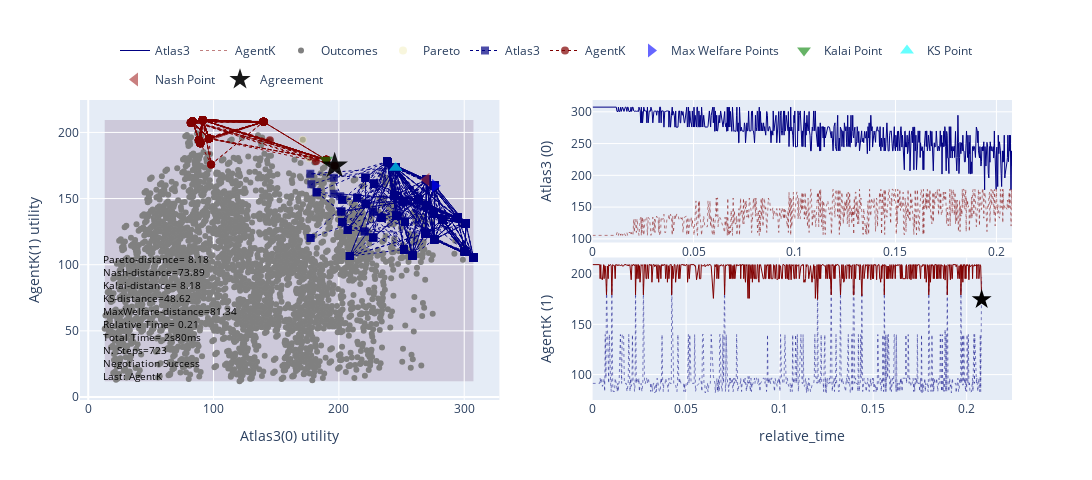

This figure's notebook cell:
### Markdown cell above
As you can see, there is no difference between using a native NegMAS negotiator and a Genius Negotiator except in where you import it from. For NegMAS SAO negotiators, you use `negmas.sao.negotiators` and for genius negotiators you use `negmas.genius.gnegotiators`. Everything else is the same.

You can even run a negotiation between two Genius negotiators directly:

### Code cell
from negmas.genius.gnegotiators import Atlas3, AgentK

session = scenario.make_session(time_limit=10)
session.add(Atlas3(preferences=scenario.ufuns[0], name="Atlas3"))
session.add(AgentK(preferences=scenario.ufuns[1], name="AgentK"))
session.run()
session.plot()

### Figure 1 — Plotly figure (JSON) as saved in the notebook; plotly's stock layout.template omitted (floating-point values rounded to 4 significant figures; data arrays with more than 128 entries replaced by an {"elided": "..."} marker saying what was removed)
{"data": [{"legendgroup": "group_0", "line": {"color": "rgb(0, 0, 131)", "dash": "solid", "width": 1}, "marker": {"color": {"elided": "722 str values"}, "size": 6, "symbol": "square"}, "mode": "lines", "name": "Atlas3", "showlegend": true, "type": "scatter", "x": {"elided": "722 float values"}, "xaxis": "x2", "y": {"elided": "722 float values"}, "yaxis": "y2"}, {"legendgroup": "group_1", "line": {"color": "rgb(128, 0, 0)", "dash": "dot", "width": 0.5}, "marker": {"color": {"elided": "722 str values"}, "size": 6, "symbol": "circle"}, "mode": "lines", "name": "AgentK", "showlegend": true, "type": "scatter", "x": {"elided": "722 float values"}, "xaxis": "x2", "y": {"elided": "722 float values"}, "yaxis": "y2"}, {"legendgroup": "group_0", "line": {"color": "rgb(0, 0, 131)", "dash": "dot", "width": 0.5}, "marker": {"color": {"elided": "722 str values"}, "size": 6, "symbol": "square"}, "mode": "lines", "name": "Atlas3", "showlegend": false, "type": "scatter", "x": {"elided": "722 float values"}, "xaxis": "x3", "y": {"elided": "722 float values"}, "yaxis": "y3"}, {"legendgroup": "group_1", "line": {"color": "rgb(128, 0, 0)", "dash": "solid", "width": 1}, "marker": {"color": {"elided": "722 str values"}, "size": 6, "symbol": "circle"}, "mode": "lines", "name": "AgentK", "showlegend": false, "type": "scatter", "x": {"elided": "722 float values"}, "xaxis": "x3", "y": {"elided": "722 float values"}, "yaxis": "y3"}, {"marker": {"color": "black", "size": 15, "symbol": "star"}, "mode": "markers", "showlegend": false, "type": "scatter", "x": [0.208], "xaxis": "x3", "y": [174.8], "yaxis": "y3"}, {"marker": {"color": "gray", "size": 6, "symbol": "circle"}, "mode": "markers", "name": "Outcomes", "showlegend": true, "type": "scatter", "x": {"elided": "3600 float values"}, "xaxis": "x", "y": {"elided": "3600 float values"}, "yaxis": "y"}, {"marker": {"color": "rgb(238,232,170)", "opacity": 0.4, "size": 8, "symbol": "circle"}, "mode": "markers", "name": "Pareto", "showlegend": true, "type": "scatter", "x": [276.6, 269.8, 301.4, 294.6, 245.3, 238.4, 307.4, 189.8, 171.2, 176.3, 139.9, 91.25], "xaxis": "x", "y": [159.8, 164.3, 131.2, 135.7, 173.4, 177.9, 105.5, 179.3, 194.4, 180.4, 208, 209.4], "yaxis": "y"}, {"line": {"color": "rgb(0, 0, 131)", "dash": "dot", "width": 1}, "marker": {"color": {"elided": "722 str values"}, "size": 8, "symbol": "square"}, "mode": "lines+markers", "name": "Atlas3", "showlegend": true, "type": "scatter", "x": {"elided": "722 float values"}, "xaxis": "x", "y": {"elided": "722 float values"}, "yaxis": "y"}, {"line": {"color": "rgb(128, 0, 0)", "dash": "dot", "width": 1}, "marker": {"color": {"elided": "722 str values"}, "size": 8, "symbol": "circle"}, "mode": "lines+markers", "name": "AgentK", "showlegend": true, "type": "scatter", "x": {"elided": "722 float values"}, "xaxis": "x", "y": {"elided": "722 float values"}, "yaxis": "y"}, {"marker": {"color": "blue", "opacity": 0.6, "size": 12, "symbol": "triangle-right"}, "mode": "markers", "name": "Max Welfare Points", "showlegend": true, "textposition": "top right", "type": "scatter", "x": [276.6], "xaxis": "x", "y": [159.8], "yaxis": "y"}, {"marker": {"color": "green", "opacity": 0.6, "size": 12, "symbol": "triangle-down"}, "mode": "markers", "name": "Kalai Point", "showlegend": true, "textposition": "top right", "type": "scatter", "x": [189.8], "xaxis": "x", "y": [179.3], "yaxis": "y"}, {"marker": {"color": "cyan", "opacity": 0.6, "size": 12, "symbol": "triangle-up"}, "mode": "markers", "name": "KS Point", "showlegend": true, "textposition": "top right", "type": "scatter", "x": [245.3], "xaxis": "x", "y": [173.4], "yaxis": "y"}, {"marker": {"color": "brown", "opacity": 0.6, "size": 12, "symbol": "triangle-left"}, "mode": "markers", "name": "Nash Point", "showlegend": true, "textposition": "top right", "type": "scatter", "x": [269.8], "xaxis": "x", "y": [164.3], "yaxis": "y"}, {"marker": {"color": "black", "opacity": 0.9, "size": 20, "symbol": "star"}, "mode": "markers", "name": "Agreement", "showlegend": true, "textposition": "top right", "type": "scatter", "x": [196.7], "xaxis": "x", "y": [174.8], "yaxis": "y"}], "layout": {"annotations": [{"align": "left", "font": {"color": "black", "size": 10}, "showarrow": false, "text": "Pareto-distance= 8.18<br>Nash-distance=73.89<br>Kalai-distance= 8.18<br>KS-distance=48.62<br>MaxWelfare-distance=81.34<br>Relative Time= 0.21<br>Total Time= 2s80ms<br>N. Steps=723<br>Negotiation Success<br>Last: AgentK", "x": 0.05, "xanchor": "left", "xref": "x domain", "y": 0.05, "yanchor": "bottom", "yref": "y domain"}], "height": 480, "legend": {"orientation": "h", "x": 0.5, "xanchor": "center", "y": 1.02, "yanchor": "bottom"}, "shapes": [{"fillcolor": "rgba(0, 0, 131,0.08)", "layer": "below", "line": {"width": 0}, "type": "rect", "x0": 13.15, "x1": 307.4, "xref": "x", "y0": 11.9, "y1": 209.4, "yref": "y"}, {"fillcolor": "rgba(128, 0, 0,0.08)", "layer": "below", "line": {"width": 0}, "type": "rect", "x0": 13.15, "x1": 307.4, "xref": "x", "y0": 11.9, "y1": 209.4, "yref": "y"}], "showlegend": true, "width": 1280, "xaxis": {"anchor": "y", "domain": [0, 0.45], "title": {"text": "Atlas3(0) utility"}}, "xaxis2": {"anchor": "y2", "domain": [0.55, 1]}, "xaxis3": {"anchor": "y3", "domain": [0.55, 1], "title": {"text": "relative_time"}}, "yaxis": {"anchor": "x", "domain": [0, 1], "title": {"text": "AgentK(1) utility"}}, "yaxis2": {"anchor": "x2", "domain": [0.525, 1], "title": {"text": "Atlas3 (0)"}}, "yaxis3": {"anchor": "x3", "domain": [0, 0.475], "title": {"text": "AgentK (1)"}}}}
